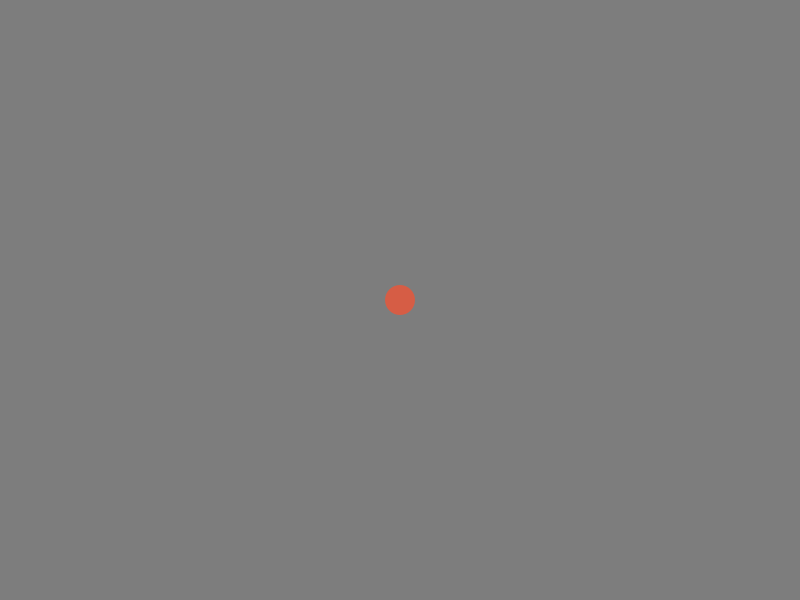
Frame 1 (no input)
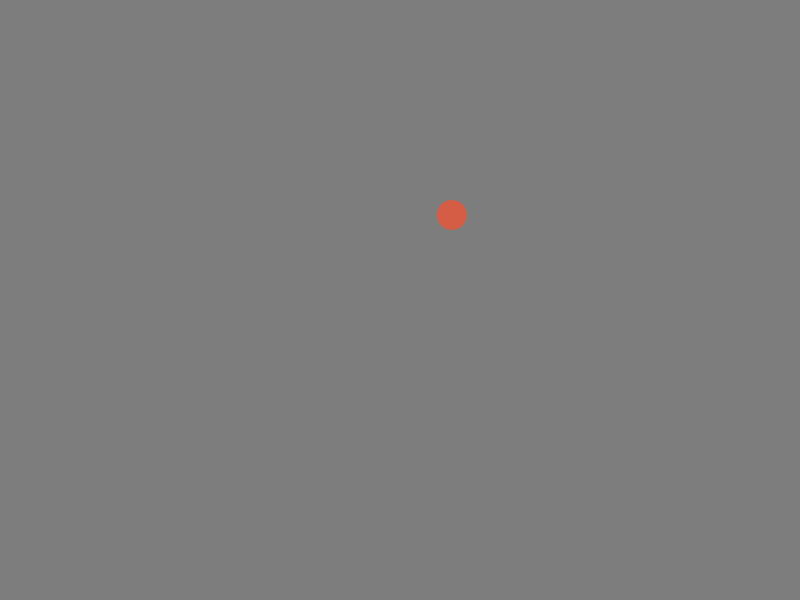
Frame 60 (the mouse pressed at the canvas centre just before this capture)
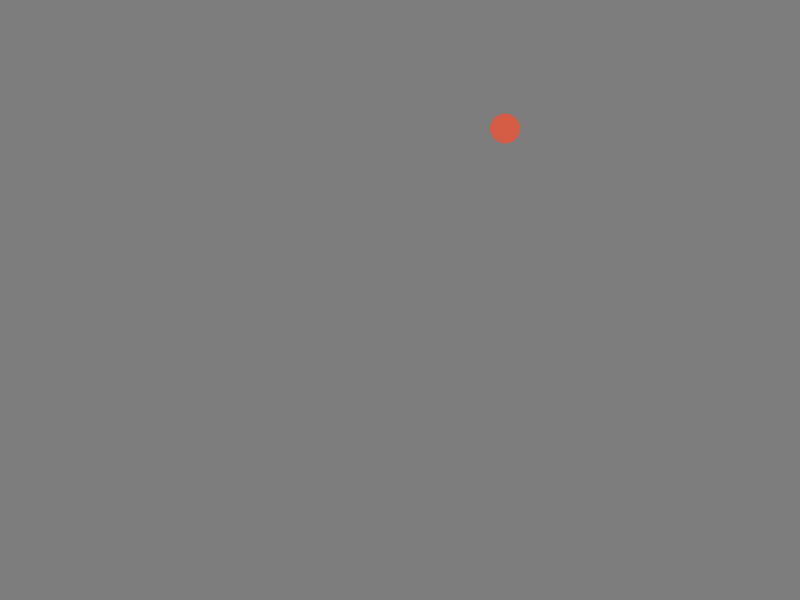
Frame 120 (the mouse held since frame 60 and released just before this capture)

The Processing sketch that drew these frames (run headless with seeded random() and noise(); from frame 60 on, the mouse is pressed at the canvas centre):

// Processing sketch: free_moving_ball
// ── free_moving_ball.pde
Ball ball;

void setup(){
  size(800,600);
  ball = new Ball();
}

void draw(){
  background(125);
  ball.draw();
  ball.move();
  
}

// ── Ball.pde
class Ball
{
  PVector position;    // Position of the ball.
  PVector velocity;    // Amount it moves on each redraw.
  float radius;        // Radius of ball.
  color colour;        // Colour of ball.
 
  // -- This 'constructor' method is called when we instantiate a new ball and initialises its state.
  Ball()
  {
    position = new PVector(width/2, height/2);
    velocity = new PVector(random(-3,3),random(-3,3));
    radius = 15;
    colour   = color(214, 93, 69);
  }
 
  // -- These are methods associated with any instance of a Ball object.
  // -- draw() draws the ball at its current position.
  void draw()
  {
    noStroke();
    fill(colour);
    circle(position.x, position.y, radius * 2);
  }
 
  // -- Moves the ball according to its current velocity and checks for boundary bounces.
  void move()
  {
    position.x = position.x + velocity.x;
    position.y = position.y + velocity.y;
 
    if (position.x-radius < 0 && velocity.x < 0)
    {
      // Escaping to the left, start moving right.
      velocity.x = -1*velocity.x;
    }
    else if (position.x+radius > width && velocity.x > 0)
    {
      // Escaping to the right, start moving left.
      velocity.x = -1*velocity.x;
    }
 
    if (position.y-radius < 0 && velocity.y < 0)
    {
      // Escaping upwards, start moving down.
      velocity.y = -1*velocity.y;
    }
    else if (position.y+radius > height && velocity.y > 0)
    {
      // Escaping downwards, start moving up.
      velocity.y = -1*velocity.y;
    }
  }
}
